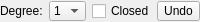
<?xml version="1.0" encoding="UTF-8"?>
<ui version="4.0">
 <class>LC_SplineOptionsWidget</class>
 <widget class="QWidget" name="LC_SplineOptionsWidget">
  <property name="geometry">
   <rect>
    <x>0</x>
    <y>0</y>
    <width>200</width>
    <height>22</height>
   </rect>
  </property>
  <property name="sizePolicy">
   <sizepolicy hsizetype="Maximum" vsizetype="Preferred">
    <horstretch>0</horstretch>
    <verstretch>0</verstretch>
   </sizepolicy>
  </property>
  <property name="minimumSize">
   <size>
    <width>200</width>
    <height>22</height>
   </size>
  </property>
  <property name="maximumSize">
   <size>
    <width>400</width>
    <height>22</height>
   </size>
  </property>
  <property name="windowTitle">
   <string>Spline Options</string>
  </property>
  <layout class="QHBoxLayout">
   <property name="leftMargin">
    <number>0</number>
   </property>
   <property name="topMargin">
    <number>1</number>
   </property>
   <property name="rightMargin">
    <number>0</number>
   </property>
   <property name="bottomMargin">
    <number>1</number>
   </property>
   <item>
    <widget class="QLabel" name="lDegree">
     <property name="sizePolicy">
      <sizepolicy hsizetype="Preferred" vsizetype="Preferred">
       <horstretch>0</horstretch>
       <verstretch>0</verstretch>
      </sizepolicy>
     </property>
     <property name="text">
      <string>Degree:</string>
     </property>
     <property name="wordWrap">
      <bool>false</bool>
     </property>
    </widget>
   </item>
   <item>
    <widget class="QComboBox" name="cbDegree">
     <property name="sizePolicy">
      <sizepolicy hsizetype="Minimum" vsizetype="Fixed">
       <horstretch>0</horstretch>
       <verstretch>0</verstretch>
      </sizepolicy>
     </property>
     <property name="toolTip">
      <string>Spline's degree used for approximation between points</string>
     </property>
     <item>
      <property name="text">
       <string notr="true">1</string>
      </property>
     </item>
     <item>
      <property name="text">
       <string notr="true">2</string>
      </property>
     </item>
     <item>
      <property name="text">
       <string notr="true">3</string>
      </property>
     </item>
    </widget>
   </item>
   <item>
    <widget class="QCheckBox" name="cbClosed">
     <property name="toolTip">
      <string>If selected, closed spline is created</string>
     </property>
     <property name="text">
      <string>Closed</string>
     </property>
    </widget>
   </item>
   <item>
    <widget class="QToolButton" name="bUndo">
     <property name="sizePolicy">
      <sizepolicy hsizetype="Minimum" vsizetype="Minimum">
       <horstretch>2</horstretch>
       <verstretch>0</verstretch>
      </sizepolicy>
     </property>
     <property name="toolTip">
      <string>Undo previous point</string>
     </property>
     <property name="text">
      <string>Undo</string>
     </property>
    </widget>
   </item>
   <item>
    <spacer name="horizontalSpacer">
     <property name="orientation">
      <enum>Qt::Orientation::Horizontal</enum>
     </property>
     <property name="sizeHint" stdset="0">
      <size>
       <width>0</width>
       <height>20</height>
      </size>
     </property>
    </spacer>
   </item>
  </layout>
 </widget>
 <layoutdefault spacing="6" margin="11"/>
 <resources/>
 <connections/>
 <slots>
  <slot>undo()</slot>
  <slot>setDegree(QString)</slot>
  <slot>setClosed(bool)</slot>
 </slots>
</ui>
